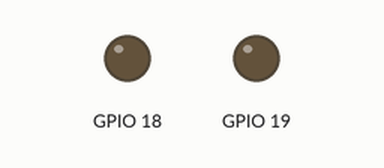
Recording of a sketch running on a simulated ESP32. On the bench: output pins drawn as LEDs (lit = HIGH).

Above: at 0.1 s.
At 19.1 s:
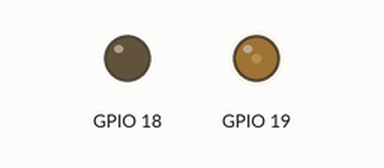
At 39.1 s:
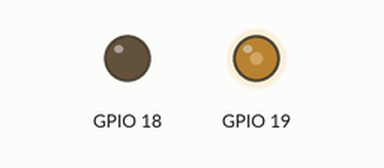
Timing chart, 0 to 40.0 s (numbered marks = the images above):
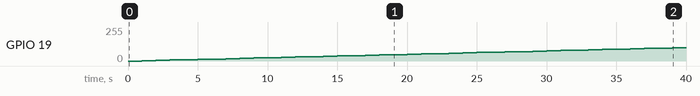

Measured:
- by itself, GPIO 19: moves from 0/255 to 99/255 over 38.0 s

The sketch:

esp32pwm.ino
```cpp
#include <stdio.h>
#include "string.h"
#include "freertos/FreeRTOS.h"
#include "freertos/task.h"
#include "freertos/queue.h"
#include "esp_attr.h"
#include "soc/rtc.h"
#include "driver/mcpwm.h"


#define GPIO_PWM0A_OUT 19   //Set GPIO 19 as PWM0A
#define GPIO_PWM0B_OUT 18   //Set GPIO 18 as PWM0B

static float duty = 0;
unsigned long previousMillisRefresh = 0;        // will store last time LED was updated
const long intervalRefresh = 1000;

void setup() {
  Serial.begin(115200);
  while (!Serial);
  //pinMode(outPin, OUTPUT);

  // set GPIO
  mcpwm_gpio_init(MCPWM_UNIT_0, MCPWM0A, GPIO_PWM0A_OUT);
  mcpwm_gpio_init(MCPWM_UNIT_0, MCPWM0B, GPIO_PWM0B_OUT);

  mcpwm_config_t pwm_config;
  pwm_config.frequency = 50000;    //frequency = 1000Hz
  pwm_config.cmpr_a = 0;       //duty cycle of PWMxA = 60.0%
  pwm_config.cmpr_b = 0;       //duty cycle of PWMxb = 50.0%
  pwm_config.counter_mode = MCPWM_UP_COUNTER;
  pwm_config.duty_mode = MCPWM_DUTY_MODE_0;
  mcpwm_init(MCPWM_UNIT_0, MCPWM_TIMER_0, &pwm_config);   //Configure PWM0A & PWM0B with above settings
}

void loop() {
  if (millis() - previousMillisRefresh >= intervalRefresh) {
    previousMillisRefresh = millis();
    duty+=1;
    if(duty > 100.00) {
      duty=0;
    }
    mcpwm_set_duty(MCPWM_UNIT_0, MCPWM_TIMER_0, MCPWM_OPR_A,duty);
  }
  yield();
}
```
